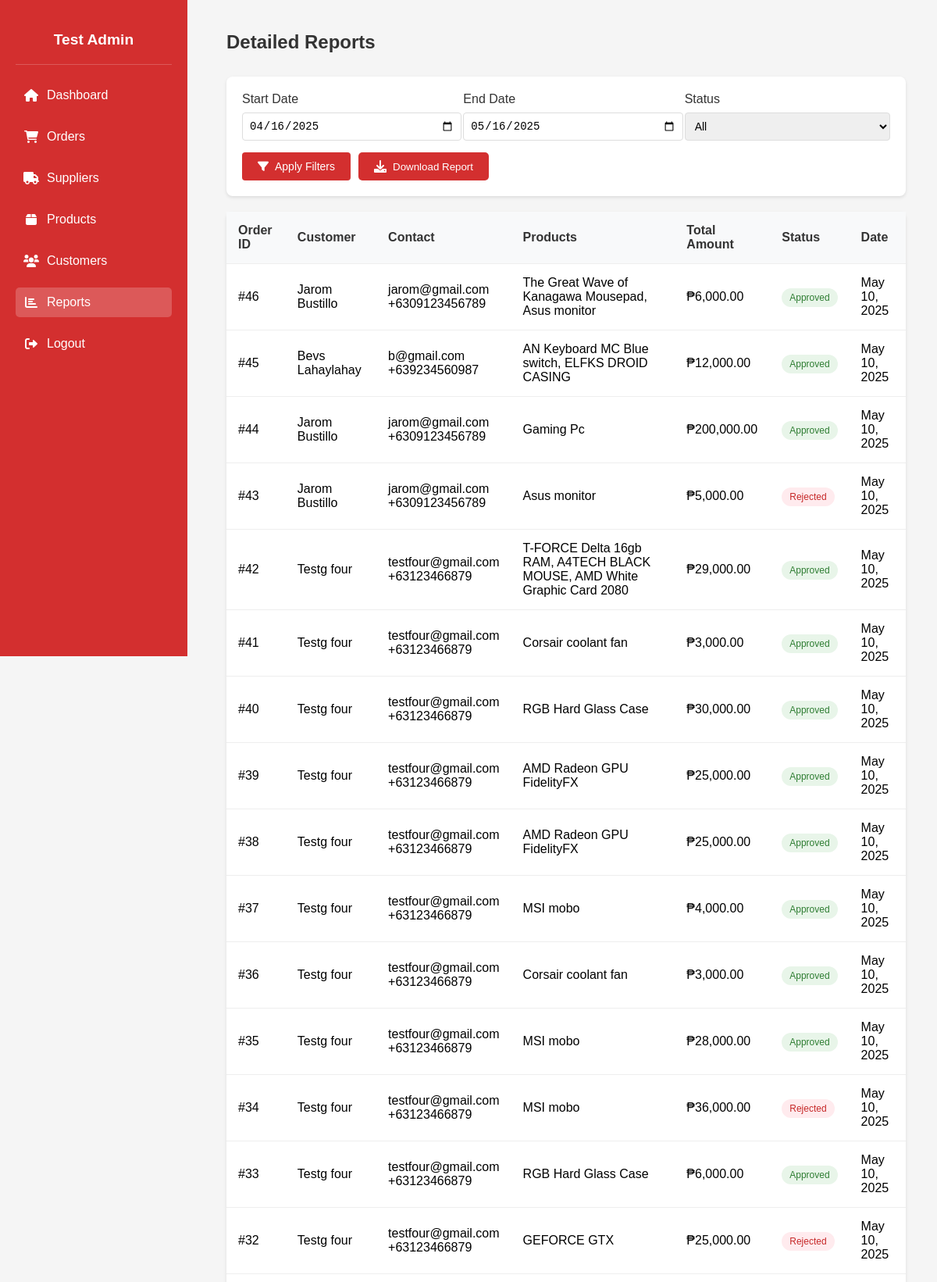
Page /Detail_reports.php (signed in, upper part) on the committed database.
### tables this page shows
CREATE TABLE `orders` (
  `PK_ORDER_ID` int(11) NOT NULL,
  `FK1_CUSTOMER_ID` int(11) NOT NULL,
  `FK2_PAYMENT_ID` int(11) NOT NULL,
  `FK3_USER_ID` int(11) NOT NULL,
  `TOTAL_PRICE` decimal(10,2) NOT NULL,
  `ORDER_DATE` datetime NOT NULL DEFAULT current_timestamp(),
  `LINE_TOTAL` decimal(10,2) NOT NULL,
  `UPDATE_DATE` datetime DEFAULT NULL,
  `STATUS` enum('Pending','Approved','Rejected') DEFAULT 'Pending'
);

CREATE TABLE `customer` (
  `PK_CUSTOMER_ID` int(11) NOT NULL,
  `L_NAME` varchar(30) NOT NULL,
  `F_NAME` varchar(30) NOT NULL,
  `EMAIL` varchar(255) NOT NULL,
  `PASSWORD_HASH` varchar(255) NOT NULL,
  `CUSTOMER_ADDRESS` varchar(255) NOT NULL,
  `PHONE_NUM` char(15) NOT NULL,
  `CREATED_AT` datetime NOT NULL DEFAULT current_timestamp(),
  `UPDATE_AT` datetime NOT NULL,
  `PROFILE_PIC` varchar(255) DEFAULT 'default.png'
);

### Detail_reports.php (the view, shortened to what this page needs)
<?php
include 'db_connect.php';
$admin_id = $_SESSION['user_id'];
$adminQuery = $conn->prepare("SELECT CONCAT(F_NAME, ' ', L_NAME) as full_name FROM users WHERE PK_USER_ID = ?");
$adminQuery->bind_param("i", $admin_id);
$adminQuery->execute();
$adminResult = $adminQuery->get_result();
$adminName = $adminResult->num_rows > 0 ? $adminResult->fetch_assoc()['full_name'] : 'Test Admin';
$start_date = isset($_GET['start_date']) ? $_GET['start_date'] : date('Y-m-d', strtotime('-30 days'));
$end_date = isset($_GET['end_date']) ? $_GET['end_date'] : date('Y-m-d');
$status = isset($_GET['status']) ? $_GET['status'] : 'all';
$query = "SELECT o.*, c.F_NAME, c.L_NAME, c.EMAIL, c.PHONE_NUM,
          GROUP_CONCAT(p.PROD_NAME SEPARATOR ', ') as products,
          SUM(od.QTY * od.PRICE) as total_amount
          FROM orders o
          JOIN customer c ON o.FK1_CUSTOMER_ID = c.PK_CUSTOMER_ID
          LEFT JOIN order_detail od ON o.PK_ORDER_ID = od.FK2_ORDER_ID
          LEFT JOIN products p ON od.FK1_PRODUCT_ID = p.PK_PRODUCT_ID
          WHERE o.ORDER_DATE BETWEEN ? AND DATE_ADD(?, INTERVAL 1 DAY)";
$query .= " GROUP BY o.PK_ORDER_ID, c.F_NAME, c.L_NAME, c.EMAIL, c.PHONE_NUM
            ORDER BY o.ORDER_DATE DESC";
$stmt = $conn->prepare($query);
if ($status !== 'all') {
    $stmt->bind_param("sss", $start_date, $end_date, $status);
} else {
    $stmt->bind_param("ss", $start_date, $end_date);
}
$stmt->execute();
$result = $stmt->get_result();
?>
<!DOCTYPE html>
<html lang="en">
<head>
    <link rel="stylesheet" href="https://cdnjs.cloudflare.com/ajax/libs/font-awesome/6.0.0/css/all.min.css">
</head>
<body>
    <div class="sidebar">
        <div class="admin-profile">
            <h3><?= htmlspecialchars($adminName) ?></h3>
        </div>
        <a href="Admin_home.php">
            <i class="fas fa-home"></i> Dashboard
        </a>
        <a href="Admin_orders.php">
            <i class="fas fa-shopping-cart"></i> Orders
        </a>
        <a href="Admin_suppliers.php">
            <i class="fas fa-truck"></i> Suppliers
        </a>
        <a href="Admin_product.php">
            <i class="fas fa-box"></i> Products
        </a>
        <a href="Admin_customers.php">
            <i class="fas fa-users"></i> Customers
        </a>
        <a href="Admin_reports.php" class="active">
            <i class="fas fa-chart-bar"></i> Reports
        </a>
        <a href="logout.php">
            <i class="fas fa-sign-out-alt"></i> Logout
        </a>
    </div>
    <div class="main-content">
        <div class="header">
            <h2>Detailed Reports</h2>
        </div>
        <div class="filters">
            <form id="filterForm" method="GET">
                <div class="filter-row">
                    <div class="filter-group">
                        <label>Start Date</label>
                        <input type="date" name="start_date" value="<?= $start_date ?>">
                    </div>
                    <div class="filter-group">
                        <label>End Date</label>
                        <input type="date" name="end_date" value="<?= $end_date ?>">
                    </div>
                    <div class="filter-group">
                        <label>Status</label>
                        <select name="status">
                            <option value="all" <?= $status === 'all' ? 'selected' : '' ?>>All</option>
                        </select>
                    </div>
                </div>
                <div class="action-buttons">
                    <button type="submit" class="btn btn-primary">
                        <i class="fas fa-filter"></i> Apply Filters
                    </button>
                    <button type="button" class="download-btn" onclick="downloadPDF()" id="downloadBtn">
                        <i class="fas fa-download"></i> Download Report
                    </button>
                </div>
            </form>
        </div>
        <table id="reportsTable">
            <thead>
                <tr>
                    <th>Order ID</th>
                    <th>Customer</th>
                    <th>Contact</th>
                    <th>Products</th>
                    <th>Total Amount</th>
                    <th>Status</th>
                    <th>Date</th>
                </tr>
            </thead>
            <tbody>
                <?php while($row = $result->fetch_assoc()): ?>
                <tr>
                    <td>#<?= $row['PK_ORDER_ID'] ?></td>
                    <td><?= htmlspecialchars($row['F_NAME'] . ' ' . $row['L_NAME']) ?></td>
                    <td>
                        <div><?= htmlspecialchars($row['EMAIL']) ?></div>
                        <div><?= htmlspecialchars($row['PHONE_NUM']) ?></div>
                    </td>
                    <td><?= htmlspecialchars($row['products']) ?></td>
                    <td>₱<?= number_format($row['total_amount'] ?? 0, 2) ?></td>
                    <td>
                        <span class="status-badge status-<?= strtolower($row['STATUS']) ?>">
                            <?= ucfirst($row['STATUS']) ?>
                        </span>
                    </td>
                    <td><?= date('M d, Y', strtotime($row['ORDER_DATE'])) ?></td>
                </tr>
                <?php endwhile; ?>
            </tbody>
        </table>
    </div>
</body>
</html>

### Detail_reports.php (style rules this page uses)
body { margin: 0; font-family: Arial, sans-serif; background-color: #f5f5f5; }
.sidebar { width: 200px; background-color: #d32f2f; height: 100vh; position: fixed; color: white; display: flex; flex-direction: column; padding: 20px; }
.admin-profile { text-align: center; padding: 20px 0; border-bottom: 1px solid rgba(255,255,255,0.2); margin-bottom: 20px; }
.admin-profile h3 { margin: 0; font-size: 1.2em; }
.sidebar a { display: flex; align-items: center; color: white; text-decoration: none; margin-bottom: 15px; padding: 10px; border-radius: 5px; transition: all 0.3s ease; }
.sidebar a i { margin-right: 10px; width: 20px; text-align: center; }
.sidebar a.active { background: rgba(255,255,255,0.2); }
.main-content { margin-left: 250px; padding: 40px; }
.header { display: flex; justify-content: space-between; align-items: center; margin-bottom: 30px; }
.header h2 { margin: 0; color: #333; font-size: 24px; }
.filters { background: white; padding: 20px; border-radius: 8px; box-shadow: 0 2px 4px rgba(0,0,0,0.1); margin-bottom: 20px; }
.filter-row { display: flex; gap: 20px; margin-bottom: 15px; }
.filter-group { flex: 1; }
.filter-group label { display: block; margin-bottom: 8px; color: #333; font-weight: 500; }
.filter-group input, .filter-group select { width: 100%; padding: 8px; border: 1px solid #ddd; border-radius: 4px; font-size: 14px; }
.action-buttons { display: flex; gap: 10px; }
.btn { padding: 10px 20px; border: none; border-radius: 4px; cursor: pointer; font-size: 14px; display: flex; align-items: center; gap: 8px; transition: all 0.3s ease; }
.btn-primary { background-color: #d32f2f; color: white; }
table { width: 100%; background: white; border-radius: 8px; box-shadow: 0 2px 4px rgba(0,0,0,0.1); border-collapse: collapse; }
th, td { padding: 15px; text-align: left; border-bottom: 1px solid #eee; }
th { background-color: #f8f9fa; color: #333; font-weight: 600; }
.status-badge { padding: 5px 10px; border-radius: 15px; font-size: 12px; font-weight: 500; }
.status-approved { background-color: #e8f5e9; color: #2e7d32; }
.status-rejected { background-color: #ffebee; color: #c62828; }
.download-btn { background-color: #d32f2f; color: white; padding: 10px 20px; border: none; border-radius: 5px; cursor: pointer; display: flex; align-items: center; gap: 8px; transition: all 0.3s ease; }
.download-btn i { font-size: 16px; }

### rows in the picture
orders: PK_ORDER_ID "46", customer.F_NAME+L_NAME "Jarom Bustillo", customer.EMAIL "jarom@gmail.com", customer.PHONE_NUM "+6309123456789", products "The Great Wave of Kanagawa Mousepad, Asus monitor", total_amount "6,000.00", STATUS "Approved", ORDER_DATE "May 10, 2025"
orders: PK_ORDER_ID "45", customer.F_NAME+L_NAME "Bevs Lahaylahay", customer.EMAIL "b@gmail.com", customer.PHONE_NUM "+639234560987", products "AN Keyboard MC Blue switch, ELFKS DROID CASING", total_amount "12,000.00", STATUS "Approved", ORDER_DATE "May 10, 2025"
orders: PK_ORDER_ID "44", customer.F_NAME+L_NAME "Jarom Bustillo", customer.EMAIL "jarom@gmail.com", customer.PHONE_NUM "+6309123456789", products "Gaming Pc", total_amount "200,000.00", STATUS "Approved", ORDER_DATE "May 10, 2025"
orders: PK_ORDER_ID "43", customer.F_NAME+L_NAME "Jarom Bustillo", customer.EMAIL "jarom@gmail.com", customer.PHONE_NUM "+6309123456789", products "Asus monitor", total_amount "5,000.00", STATUS "Rejected", ORDER_DATE "May 10, 2025"
orders: PK_ORDER_ID "42", customer.F_NAME+L_NAME "Testg four", customer.EMAIL "testfour@gmail.com", customer.PHONE_NUM "+63123466879", products "T-FORCE Delta 16gb RAM, A4TECH BLACK MOUSE, AMD White Graphic Card 2080", total_amount "29,000.00", STATUS "Approved", ORDER_DATE "May 10, 2025"
orders: PK_ORDER_ID "41", customer.F_NAME+L_NAME "Testg four", customer.EMAIL "testfour@gmail.com", customer.PHONE_NUM "+63123466879", products "Corsair coolant fan", total_amount "3,000.00", STATUS "Approved", ORDER_DATE "May 10, 2025"
orders: PK_ORDER_ID "40", customer.F_NAME+L_NAME "Testg four", customer.EMAIL "testfour@gmail.com", customer.PHONE_NUM "+63123466879", products "RGB Hard Glass Case", total_amount "30,000.00", STATUS "Approved", ORDER_DATE "May 10, 2025"
orders: PK_ORDER_ID "39", customer.F_NAME+L_NAME "Testg four", customer.EMAIL "testfour@gmail.com", customer.PHONE_NUM "+63123466879", products "AMD Radeon GPU FidelityFX", total_amount "25,000.00", STATUS "Approved", ORDER_DATE "May 10, 2025"
orders: PK_ORDER_ID "38", customer.F_NAME+L_NAME "Testg four", customer.EMAIL "testfour@gmail.com", customer.PHONE_NUM "+63123466879", products "AMD Radeon GPU FidelityFX", total_amount "25,000.00", STATUS "Approved", ORDER_DATE "May 10, 2025"
orders: PK_ORDER_ID "37", customer.F_NAME+L_NAME "Testg four", customer.EMAIL "testfour@gmail.com", customer.PHONE_NUM "+63123466879", products "MSI mobo", total_amount "4,000.00", STATUS "Approved", ORDER_DATE "May 10, 2025"
orders: PK_ORDER_ID "36", customer.F_NAME+L_NAME "Testg four", customer.EMAIL "testfour@gmail.com", customer.PHONE_NUM "+63123466879", products "Corsair coolant fan", total_amount "3,000.00", STATUS "Approved", ORDER_DATE "May 10, 2025"
orders: PK_ORDER_ID "35", customer.F_NAME+L_NAME "Testg four", customer.EMAIL "testfour@gmail.com", customer.PHONE_NUM "+63123466879", products "MSI mobo", total_amount "28,000.00", STATUS "Approved", ORDER_DATE "May 10, 2025"
orders: PK_ORDER_ID "34", customer.F_NAME+L_NAME "Testg four", customer.EMAIL "testfour@gmail.com", customer.PHONE_NUM "+63123466879", products "MSI mobo", total_amount "36,000.00", STATUS "Rejected", ORDER_DATE "May 10, 2025"
orders: PK_ORDER_ID "33", customer.F_NAME+L_NAME "Testg four", customer.EMAIL "testfour@gmail.com", customer.PHONE_NUM "+63123466879", products "RGB Hard Glass Case", total_amount "6,000.00", STATUS "Approved", ORDER_DATE "May 10, 2025"
orders: PK_ORDER_ID "32", customer.F_NAME+L_NAME "Testg four", customer.EMAIL "testfour@gmail.com", customer.PHONE_NUM "+63123466879", products "GEFORCE GTX", total_amount "25,000.00", STATUS "Rejected", ORDER_DATE "May 10, 2025"

### other values in the picture
$adminName "Test Admin"
